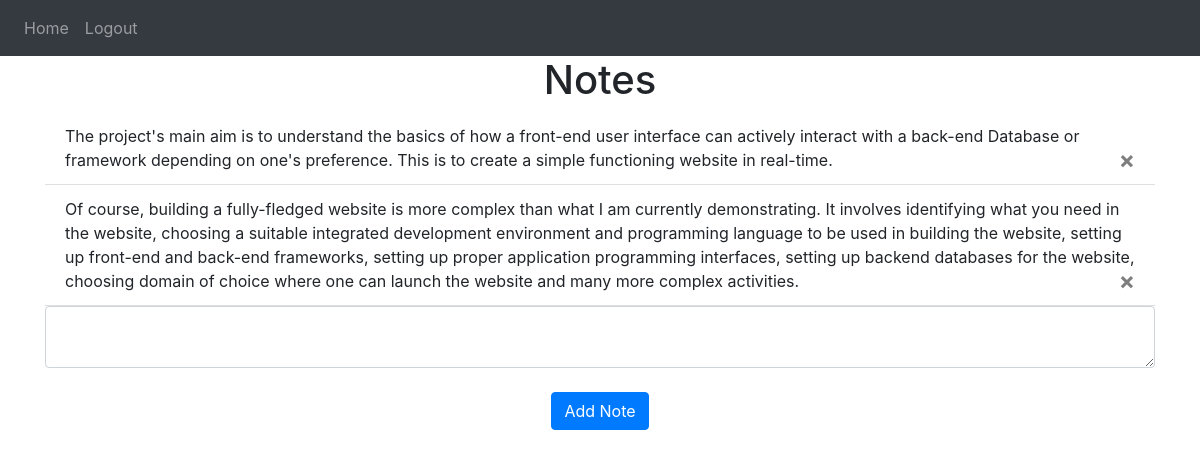
The app's page / (signed in) with its own data.
### website/models.py (models this page shows)
class Note(db.Model):
    id = db.Column(db.Integer, primary_key=True)
    data = db.Column(db.String(10000))
    date = db.Column(db.DateTime(timezone=True), default=func.now())
    user_id = db.Column(db.Integer, db.ForeignKey('user.id'))

### website/views.py (the view, shortened to what this page needs)
@views.route('/', methods=['GET', 'POST'])
@login_required
def home():
    return render_template("home.html", user=current_user)

### website/__init__.py (called while the page is built)
def create_app():
    app = Flask(__name__)
    app.config['SECRET_KEY'] = 'hjshjhdjah kjshkjdhjs'
    app.config['SQLALCHEMY_DATABASE_URI'] = f'sqlite:///{DB_NAME}'
    db.init_app(app)
    from .views import views
    from .auth import auth
    app.register_blueprint(views, url_prefix='/')
    app.register_blueprint(auth, url_prefix='/')
    from .models import User, Note
    with app.app_context():
        db.create_all()
    login_manager = LoginManager()
    login_manager.login_view = 'auth.login'
    login_manager.init_app(app)
    @login_manager.user_loader
    def load_user(id):
        return User.query.get(int(id))
    return app

### website/templates/home.html
{% extends "base.html" %} {% block title %}Home{% endblock %} {% block content
    %}
    <h1 align ="center">Notes</h1>
    <ul class="list-group list-group-flush" id="notes">
      {% for note in user.notes %}
      <li class="list-group-item">
        {{ note.data }}
        <button type="button" class="close" onClick="deleteNote({{note.id}})">
          <span aria-hidden="true">&times;</span>
        </button>
      </li>
      {% endfor %}
    </ul>
    <form method="POST">
      <textarea name="note" id="note" class="form-control"></textarea>
      <br />
      <div align ="center">
        <button type="submit" class="btn btn-primary">Add Note</button>
      </div>
    </form>
    {% endblock %}

### website/templates/base.html (shortened to what this page needs)
<!DOCTYPE html>
<html>
  <head>
    <link
      rel="stylesheet"
      href="https://stackpath.bootstrapcdn.com/bootstrap/4.4.1/css/bootstrap.min.css"
    />
    <link
      rel="stylesheet"
      href="https://stackpath.bootstrapcdn.com/font-awesome/4.7.0/css/font-awesome.min.css"
    />
  </head>
  <body>
    <nav class="navbar navbar-expand-lg navbar-dark bg-dark">
      <div class="collapse navbar-collapse" id="navbar">
        <div class="navbar-nav">
          {% if user.is_authenticated %}
          <a class="nav-item nav-link" id="home" href="/">Home</a>
          <a class="nav-item nav-link" id="logout" href="/logout">Logout</a>
          {% else %}
          <a class="nav-item nav-link" id="login" href="/login">Login</a>
          <a class="nav-item nav-link" id="signUp" href="/sign-up">Sign Up</a>
          {% endif %}
        </div>
      </div>
    </nav>
    <div class="container">{% block content %} {% endblock %}</div>
  </body>
</html>

### records on screen
Note: data "The project's main aim is to understand the basics of how a front-end user interface can actively interact with a back-end Database or framework depending on one's preference. This is to create a simple functioning website in real-time."
Note: data "Of course, building a fully-fledged website is more complex than what I am currently demonstrating. It involves identifying what you need in the website, choosing a suitable integrated development environment and programming language to be used in building the website, setting up front-end and back-end frameworks, setting up proper application programming interfaces, setting up backend databases for the website, choosing domain of choice where one can launch the website and many more complex activities."
